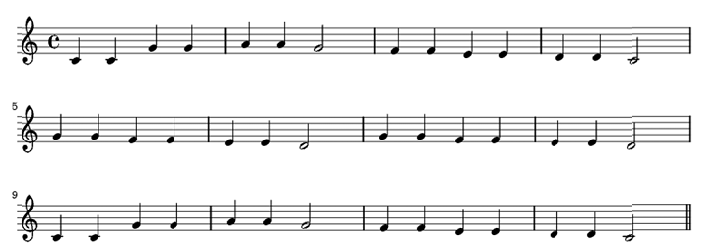
%> input picture TestCases/TwinkleTwinkleLittleStar.bmp, 705 x 252 px
$ octave MusicScoreReader.m   (GNU Octave 9; MATLAB toolbox functions it lacks are replaced by stand-ins)
%> lines starting %> are read from the running program, lines starting %| are printed output that depends on the picture; in (x1, y1, x2, y2) boxes, pixels count from 0 and x2, y2 are one past the last pixel; in counts of white or black regions, pixels touching at a corner belong together; the program's own positions count from 1
% Read image from file
img = imread('TwinkleTwinkleLittleStar.bmp');
%> img is the input picture: size 252x705x3 uint8; min 0, max 255, mean 238.5
% Converting image into grayScale
img = rgb2gray(img);
%> img: size 252x705 uint8
img = imbinarize(img);
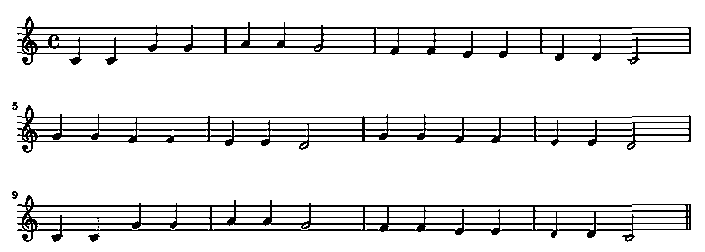
%> img: size 252x705 logical; 89.5% white; black in thin lines or dots, all inside (x1, y1, x2, y2) = (12, 16, 691, 242)
% Extracting Horizontal lines
BW = edge(img,'Sobel',[],'vertical');
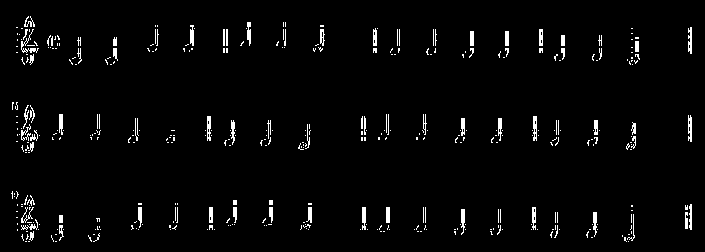
%> BW: size 252x705 logical; 2.8% white in thin lines or dots, all inside (x1, y1, x2, y2) = (11, 16, 692, 242)
BW =imcomplement(BW);
img = double(img) - double(BW);
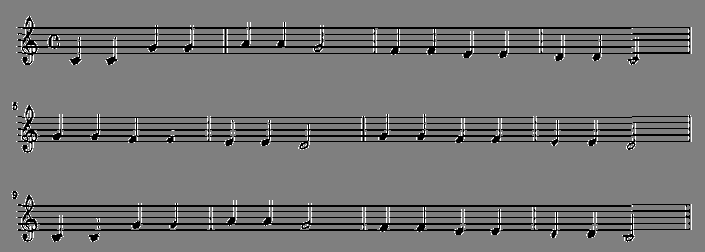
%> img: size 252x705 double; min -1, max 1, mean -0.0772; drawn with min black and max white


%Extracting Stafflines
dilation_SE = strel('line', 5, 90);
dilated_img = imclose(img, dilation_SE);
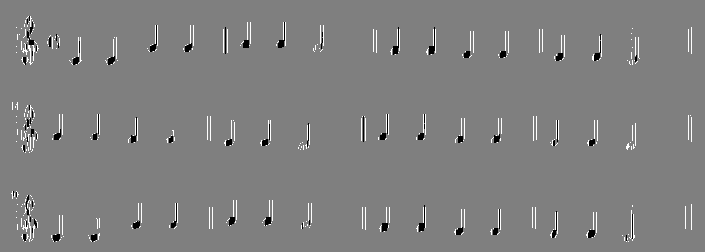
%> dilated_img: size 252x705 double; min -1, max 1, mean 0.00624; drawn with min black and max white
dilation_SE = strel('line', 5, 0);
dilated_img = imclose(dilated_img, dilation_SE);
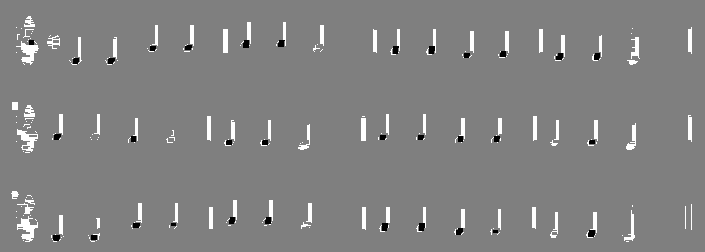
%> dilated_img: size 252x705 double; min -1, max 1, mean 0.0262; drawn with min black and max white
figure, imshow(dilated_img);
%> after `imshow(dilated_img)`:
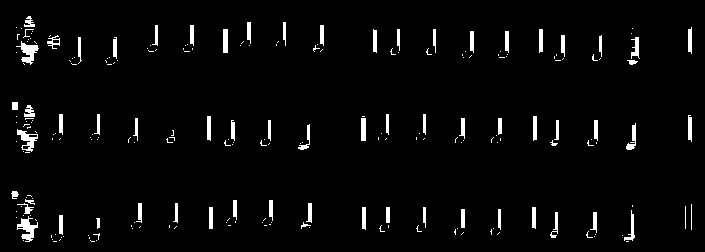
%> displayed picture: size 252x705, on the screen's scale of 0 to 255; 3.2% white; 232 white regions (164 under 20 px), largest, box (x1, y1, x2, y2) and area: (17, 216, 38, 242) 251, (16, 41, 39, 65) 236, (17, 129, 38, 152) 207

%Subtract Stafflines from image
%img2 = dilated_img - img;
%img2 = imcomplement(img2);
%figure, imshow(img2);

%Extracting Stafflines
%dilation_SE2 = strel('line', 3, 90);
%dilated_img2 = imclose(img2, dilation_SE2);
%dilated_img2 = imfill(dilated_img2);
%figure, imshow(dilated_img2);

%Shapeining image using laplacial filter
% Laplacian=[-1 -1 -1; -1 9 -1; -1 -1 -1];
% img = rgb2gray(dilated_img2);
% laplacian_img=uint8(conv2(img, Laplacian, 'same'));
% figure, imshow(laplacian_img);

% erosion_SE = strel('line', 2, 90);
% eroded_img = imerode(dilated_img, erosion_SE);
% figure, imshow(eroded_img);

% opened_SE = strel('line', 10, 90);
% opened_img = imopen(dilated_img, opened_SE);
% figure, imshow(opened_img);


% eroded_img = imfill(eroded_img);
%figure, imshow(dilated_img);
%figure, imshow(img);
